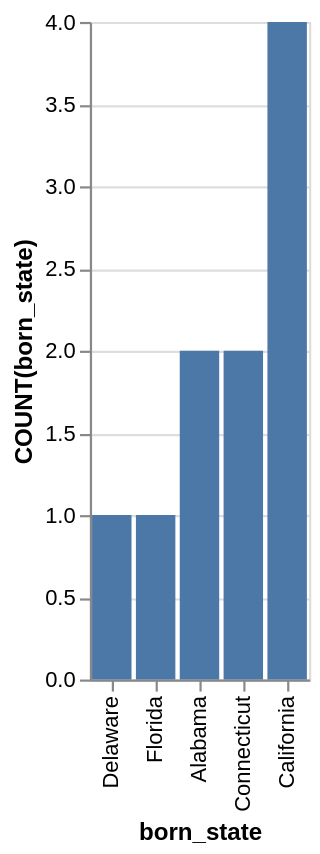

Vega-Lite specification for this chart:
### Vega-Lite specification from a JSON file in a GitHub repository (floating-point values rounded to 4 significant figures)
{"data": {"values": [{"x_data": "Delaware", "y_data": 1}, {"x_data": "Florida", "y_data": 1}, {"x_data": "Alabama", "y_data": 2}, {"x_data": "Connecticut", "y_data": 2}, {"x_data": "California", "y_data": 4}]}, "mark": "bar", "encoding": {"x": {"field": "x_data", "type": "nominal", "title": "born_state", "sort": {"op": "sum", "field": "y_data", "order": "ascending"}}, "y": {"field": "y_data", "type": "quantitative", "title": "COUNT(born_state)"}}}
